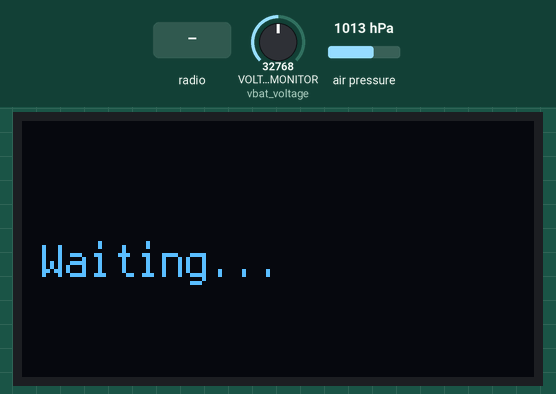
A program run on a simulated CircuitPython board. Parts: 128×64 one-colour display. The inputs (shaded band) are chosen by the test bench; at power-on: air pressure 1013 hPa, VOLTAGE_MONITOR (vbat_voltage) = 32768 (analog values on the 0–65535 scale). The OLED is the two-colour kind (top 16 rows yellow); no radio messages arrive unless stated (any console line starting 'radio sent:' is added by the test bench); what the program prints to the serial console is not drawn.

Above: at 1.2 s.
1.3 s: radio message "1" arrives
At 2.0 s:
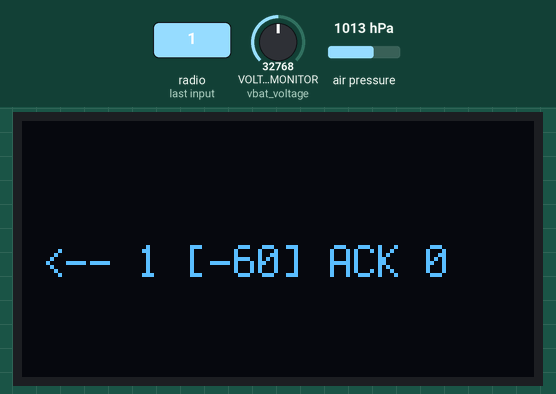
9.8 s: air pressure set to 952 hPa
At 17.2 s:
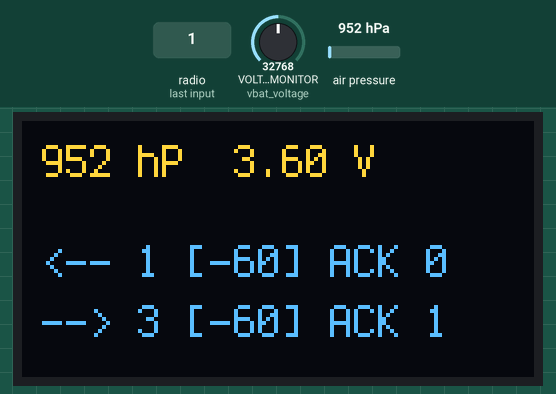
17.9 s: VOLTAGE_MONITOR (vbat_voltage) set to 45874
At 25.2 s:
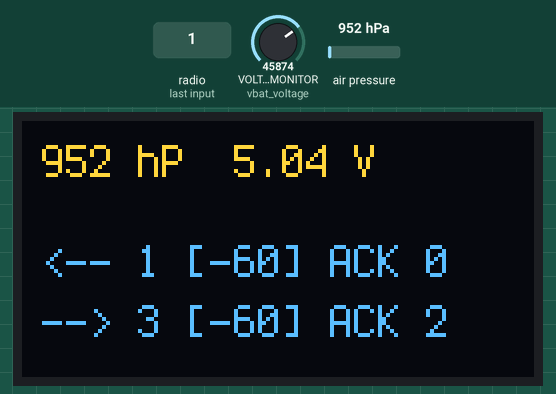
26.0 s: air pressure set to 975 hPa
At 33.2 s:
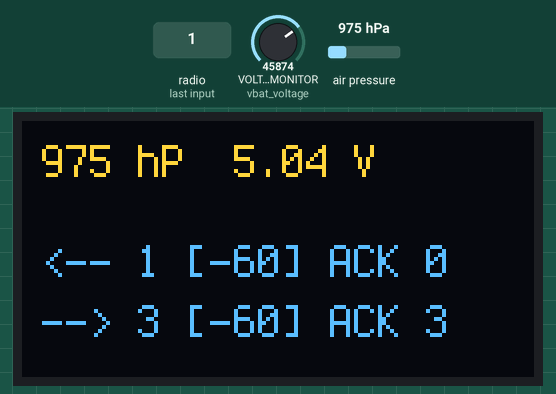
34.1 s: VOLTAGE_MONITOR (vbat_voltage) set to 57670
At 41.2 s:
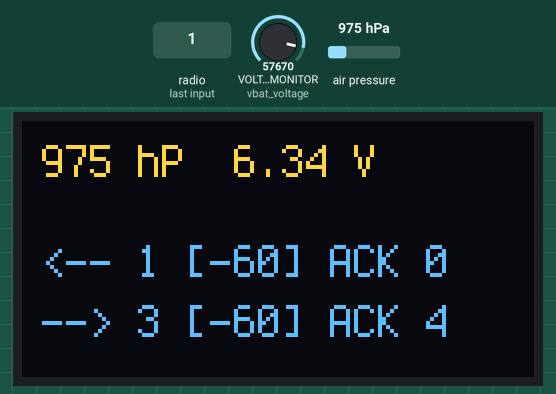
42.2 s: air pressure set to 1000 hPa
At 49.2 s:
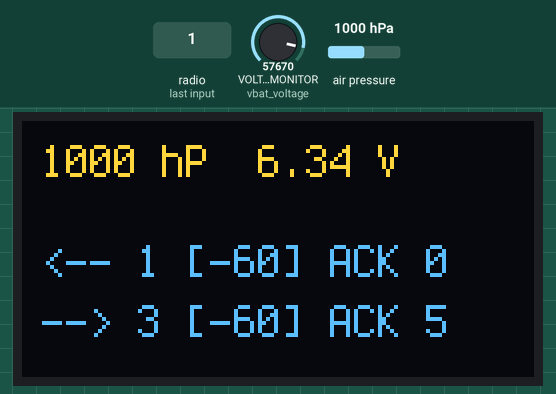
Timing chart, 0 to 50.7 s (numbered marks = the images above; inputs shaded):
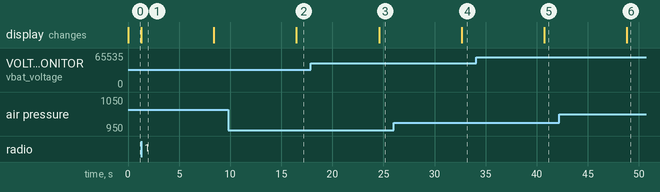

Measured:
- after the input at 1.3 s, the display: changes at once (image 1)
- after the input at 9.8 s, the display: changes after 6.7 s (image 2)
- after the input at 17.9 s, the display: changes after 6.7 s (image 3)
- after the input at 26.0 s, the display: changes after 6.7 s (image 4)
- after the input at 34.1 s, the display: changes after 6.6 s (image 5)
- after the input at 42.2 s, the display: changes after 6.6 s (image 6)
- what the display in image 1 shows lasts 7.1 s, from 1.3 s to 8.4 s

The program:

node2.py
```python
# Example to receive addressed packed with ACK and send a response
# Author: Jerry Needell
#
import time
import board
import busio
import digitalio
import adafruit_rfm9x
import displayio
import terminalio
from adafruit_display_text import label
import adafruit_displayio_ssd1306
import adafruit_bmp280
from analogio import AnalogIn

vbat_voltage = AnalogIn(board.VOLTAGE_MONITOR)


def get_voltage(pin):
    return (pin.value * 3.6) / 65536 * 2


displayio.release_displays()

i2c = board.I2C()  # uses board.SCL and board.SDA
bmp280 = adafruit_bmp280.Adafruit_BMP280_I2C(i2c)

# Set this to sea level pressure in hectoPascals at your location for accurate altitude reading.
bmp280.sea_level_pressure = 1013.25

display_bus = displayio.I2CDisplay(i2c, device_address=0x3C)
display = adafruit_displayio_ssd1306.SSD1306(display_bus, width=128, height=64)

# Make the display context
splash = displayio.Group()
display.show(splash)

# Draw a label
text = ""
stats_area = label.Label(terminalio.FONT, text=text, color=0xFFFF00, x=5, y=10)

text="Waiting..."
incoming_area = label.Label(terminalio.FONT, text=text, color=0xFFFF00, x=5, y=35)
text = ""
outgoing_area = label.Label(terminalio.FONT, text=text, color=0xFFFF00, x=5, y=50)

splash.append(incoming_area)
splash.append(outgoing_area)
splash.append(stats_area)


node_id = 2

# set the time interval (seconds) for sending packets
transmit_interval = 8

# Define radio parameters.
RADIO_FREQ_MHZ = 900.0  # Frequency of the radio in Mhz. Must match your
# module! Can be a value like 915.0, 433.0, etc.

# Define pins connected to the chip.
# set GPIO pins as necessary - this example is for Raspberry Pi
CS = digitalio.DigitalInOut(board.D5)
RESET = digitalio.DigitalInOut(board.D6)

# Initialize SPI bus.
spi = board.SPI()
# Initialze RFM radio
rfm9x = adafruit_rfm9x.RFM9x(spi, CS, RESET, RADIO_FREQ_MHZ)

# identity of this node
rfm9x.node = node_id
# enable CRC checking
rfm9x.enable_crc = True
# set delay before transmitting ACK (seconds)
rfm9x.ack_delay = 0.1
# set node addresses

# initialize counter
incoming_counter = 0
outgoing_counter = 0

def send(node_to,payload,count):
    rfm9x.destination = node_to
    if rfm9x.send_with_ack(payload):
        print("-->",node_to,payload)
        print("<--",node_to,"ACK")
        rssi = rfm9x.last_rssi
        outgoing_area.text = "--> "+str(node_to)+" ["+str(rssi)+"]"+" ACK "+str(count)
        return(True)
    else:
        print("-->",node_to,payload)
        outgoing_area.text = "--> "+str(node_to)+ " ? " + str(count)
        return(False)

def receive(count):
    packet = rfm9x.receive(with_ack=True, with_header=True)
    if packet is not None:
        node_from = packet[1]
        payload = "{0}".format(packet[4:])
        rssi = rfm9x.last_rssi
        #print("<--",node_from,"("+str(rssi)+")",payload)
        print("<--",node_from,"["+str(rssi)+"]",payload)
        incoming_area.text = "<-- "+str(node_from)+" ["+str(rssi)+"]"+" ACK " + str(count)
        return(packet)
    else:
        return(None)

print("Waiting for packets...")
time_now = time.monotonic()


payload = bytes("heartbeat from node {}".format(rfm9x.node), "UTF-8")


while True:
    packet = receive(incoming_counter)
    if packet is not None:
        # send relayed data from node 1
        payload = packet[4:]
        incoming_counter=incoming_counter+1

    if time.monotonic() - time_now > transmit_interval:
        time_now = time.monotonic()
        # reset the incoming text area, as otherwise it won't be updated
        if send(3,payload,outgoing_counter):
            outgoing_counter=outgoing_counter+1
        payload = bytes("heartbeat from node {}".format(rfm9x.node), "UTF-8")
        print("Barometric pressure:", bmp280.pressure)
        print("Altitude: {:.1f} m".format(bmp280.altitude))
        battery_voltage = get_voltage(vbat_voltage)
        stats_area.text="{:.0f} hP  {:.2f} V".format(bmp280.pressure,battery_voltage)
```
